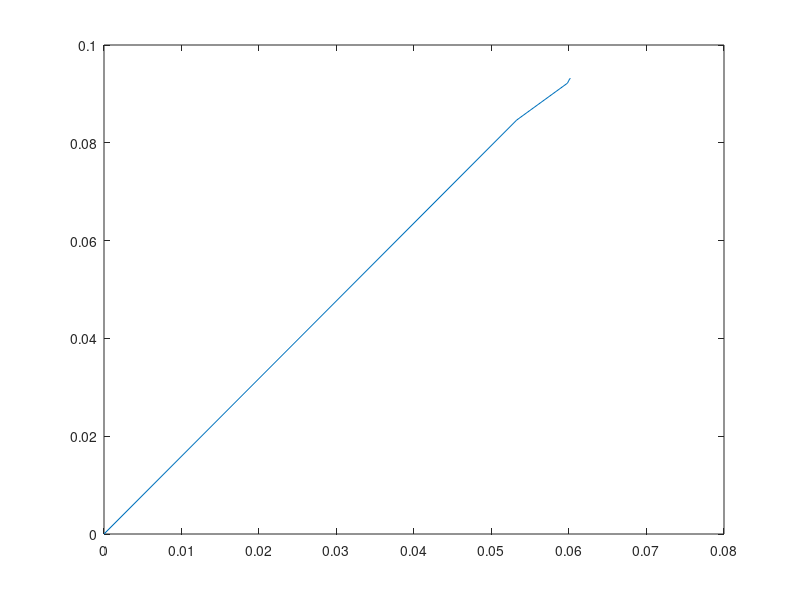

This chart was generated by the following MATLAB code:

    x(1) = 0;
    y(1) = 0;
   for i=2:1000
      d = 0.1^(i-1);
      theta = 2*pi*rand();
      dx = d*cos(theta);
      dy = d*sin(theta);
      x(i) = x(i-1) + dx;
      y(i) = y(i-1) + dy;
   end 
   
   plot(x, y)


